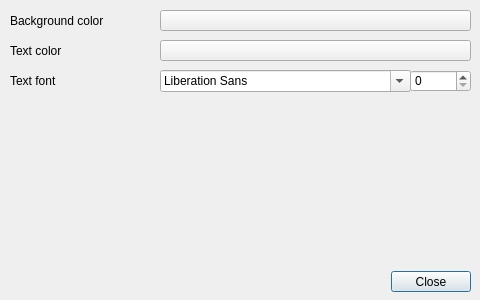
<?xml version="1.0" encoding="UTF-8"?>
<ui version="4.0">
 <class>VolumeGLRenderFormatDialog</class>
 <widget class="QDialog" name="VolumeGLRenderFormatDialog">
  <property name="geometry">
   <rect>
    <x>0</x>
    <y>0</y>
    <width>480</width>
    <height>300</height>
   </rect>
  </property>
  <property name="windowTitle">
   <string>Volume render format</string>
  </property>
  <property name="autoFillBackground">
   <bool>true</bool>
  </property>
  <property name="modal">
   <bool>true</bool>
  </property>
  <widget class="QDialogButtonBox" name="buttonBox">
   <property name="geometry">
    <rect>
     <x>10</x>
     <y>271</y>
     <width>461</width>
     <height>21</height>
    </rect>
   </property>
   <property name="orientation">
    <enum>Qt::Horizontal</enum>
   </property>
   <property name="standardButtons">
    <set>QDialogButtonBox::Close</set>
   </property>
  </widget>
  <widget class="QLabel" name="BackgroundColorLabel">
   <property name="geometry">
    <rect>
     <x>10</x>
     <y>10</y>
     <width>141</width>
     <height>21</height>
    </rect>
   </property>
   <property name="text">
    <string>Background color</string>
   </property>
  </widget>
  <widget class="QPushButton" name="BackgroundColorButton">
   <property name="geometry">
    <rect>
     <x>160</x>
     <y>10</y>
     <width>311</width>
     <height>21</height>
    </rect>
   </property>
   <property name="styleSheet">
    <string notr="true"/>
   </property>
   <property name="text">
    <string/>
   </property>
  </widget>
  <widget class="QLabel" name="TextColorLabel">
   <property name="geometry">
    <rect>
     <x>10</x>
     <y>40</y>
     <width>141</width>
     <height>21</height>
    </rect>
   </property>
   <property name="text">
    <string>Text color</string>
   </property>
  </widget>
  <widget class="QPushButton" name="TextColorButton">
   <property name="geometry">
    <rect>
     <x>160</x>
     <y>40</y>
     <width>311</width>
     <height>21</height>
    </rect>
   </property>
   <property name="text">
    <string/>
   </property>
  </widget>
  <widget class="QLabel" name="TextFontLabel">
   <property name="geometry">
    <rect>
     <x>10</x>
     <y>71</y>
     <width>141</width>
     <height>20</height>
    </rect>
   </property>
   <property name="text">
    <string>Text font</string>
   </property>
  </widget>
  <widget class="QFontComboBox" name="TextFontComboBox">
   <property name="geometry">
    <rect>
     <x>160</x>
     <y>70</y>
     <width>251</width>
     <height>22</height>
    </rect>
   </property>
  </widget>
  <widget class="QSpinBox" name="TextFontSizeSpinBox">
   <property name="geometry">
    <rect>
     <x>410</x>
     <y>70</y>
     <width>61</width>
     <height>22</height>
    </rect>
   </property>
  </widget>
 </widget>
 <resources/>
 <connections>
  <connection>
   <sender>buttonBox</sender>
   <signal>accepted()</signal>
   <receiver>VolumeGLRenderFormatDialog</receiver>
   <slot>accept()</slot>
   <hints>
    <hint type="sourcelabel">
     <x>248</x>
     <y>254</y>
    </hint>
    <hint type="destinationlabel">
     <x>157</x>
     <y>274</y>
    </hint>
   </hints>
  </connection>
  <connection>
   <sender>buttonBox</sender>
   <signal>rejected()</signal>
   <receiver>VolumeGLRenderFormatDialog</receiver>
   <slot>reject()</slot>
   <hints>
    <hint type="sourcelabel">
     <x>316</x>
     <y>260</y>
    </hint>
    <hint type="destinationlabel">
     <x>286</x>
     <y>274</y>
    </hint>
   </hints>
  </connection>
 </connections>
</ui>
